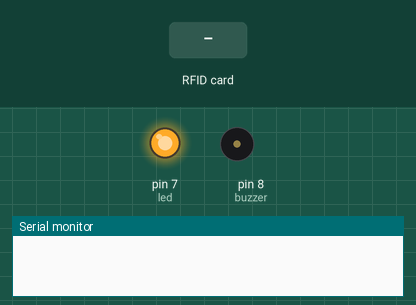
This sketch was run on a simulated Arduino Uno, built with avr-gcc and run on an emulated ATmega328P. Parts: output pins drawn as LEDs (lit = HIGH), buzzer (waves = sounding, pin HIGH), the last lines printed to the serial monitor. The test bench sets the inputs (shaded band). Pins used as bus, display or sensor lines are not drawn.

Above: at 1.2 s.
1.3 s: RFID card 5E 7A 19 C4 held to the reader
At 1.4 s:
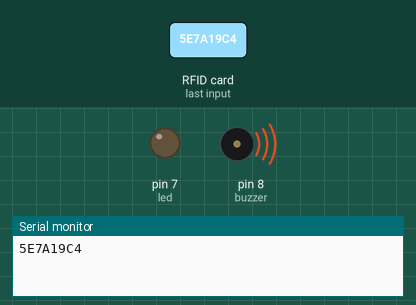
Timing chart, 0 to 4.3 s (numbered marks = the images above; inputs shaded):
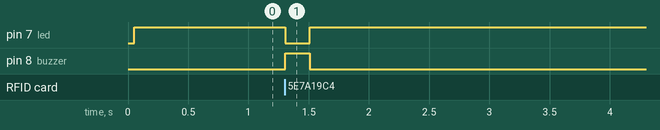

The sketch:

read_rfid.ino
```cpp
/**
* Typical pin layout used:
* ------------------------------------------------------------
*             MFRC522      Arduino       Arduino   Arduino
*             Reader/PCD   Uno           Mega        Nano v3
* Signal      Pin                  Pin           Pin                Pin
* ------------------------------------------------------------
* RST/Reset   RST            9                         5                 D9
* SPI SS          SDA(SS)      10                      53              D10
* SPI MOSI    MOSI         11 / ICSP-4       51              D11
* SPI MISO    MISO         12 / ICSP-1       50              D12
* SPI SCK       SCK            13 / ICSP-3       52              D13
*/


#include <SPI.h>
#include <MFRC522.h>
#define RST_PIN            9
#define SS_PIN            10
MFRC522 mfrc522(SS_PIN, RST_PIN);
MFRC522::MIFARE_Key key;
#define  buzzer 8
#define  led 7
void setup() {
    Serial.begin(9600);
    SPI.begin();
    mfrc522.PCD_Init();
    pinMode(buzzer,OUTPUT);
    pinMode(led,OUTPUT);
    digitalWrite(led,HIGH);
}

void loop() {

    if ( ! mfrc522.PICC_IsNewCardPresent())
        {
        return;
        }
    if ( ! mfrc522.PICC_ReadCardSerial())
       {
        return;
       }
    dump_byte_array(mfrc522.uid.uidByte, mfrc522.uid.size);
    mfrc522.PICC_HaltA();
    mfrc522.PCD_StopCrypto1();
}
void dump_byte_array(byte *buffer, byte bufferSize) {
    for (byte i = 0; i < bufferSize; i++) {
        Serial.print(buffer[i] < 0x10 ? "0" : "");
        Serial.print(buffer[i], HEX);
    }
    Serial.println();
    digitalWrite(buzzer,HIGH);
    digitalWrite(led,LOW);
    delay(200);
    digitalWrite(buzzer,LOW);
    digitalWrite(led,HIGH);
}
```

Measured:
- after the input at 1.3 s, pin 7 (led): HIGH → LOW at once, → HIGH 0.20 s later; pin 8 (buzzer): LOW → HIGH at once, → LOW 0.20 s later
